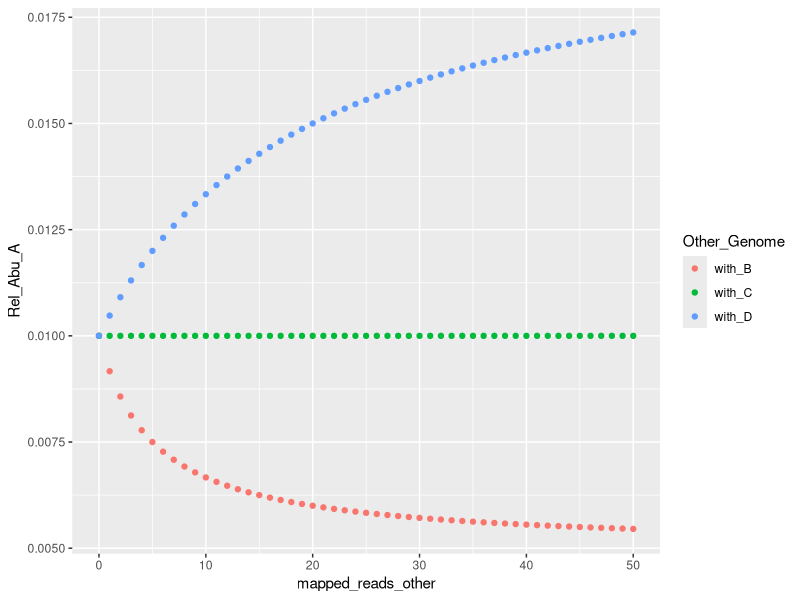
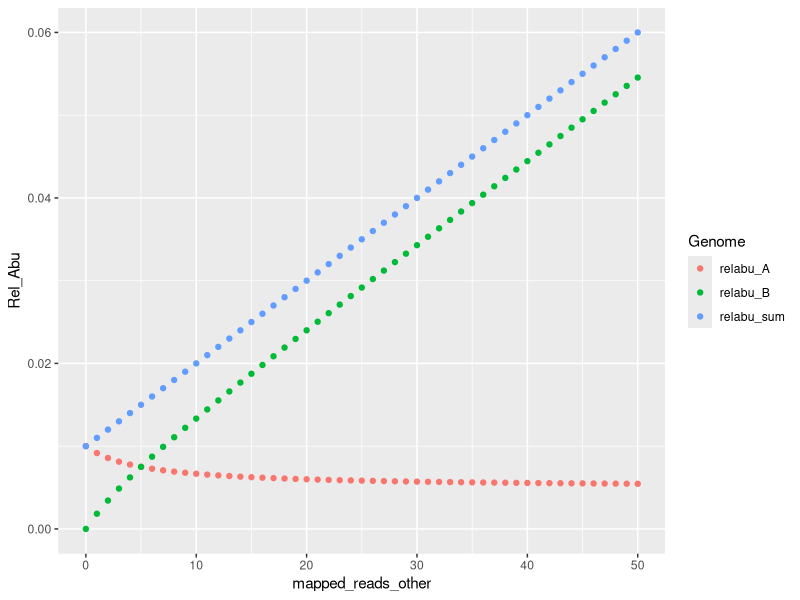
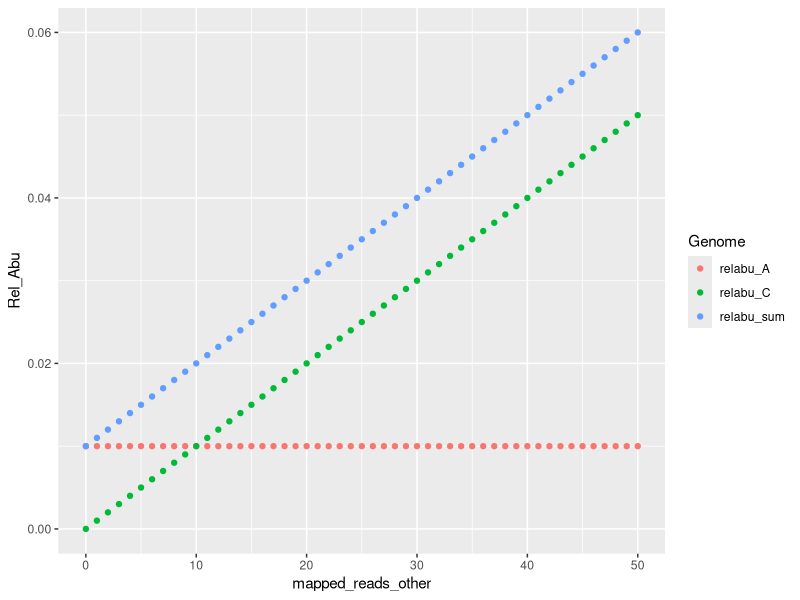
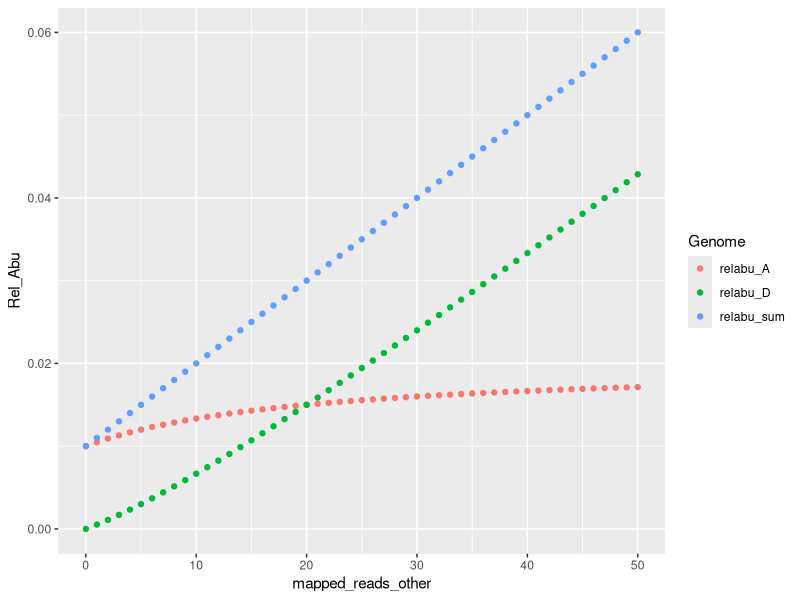
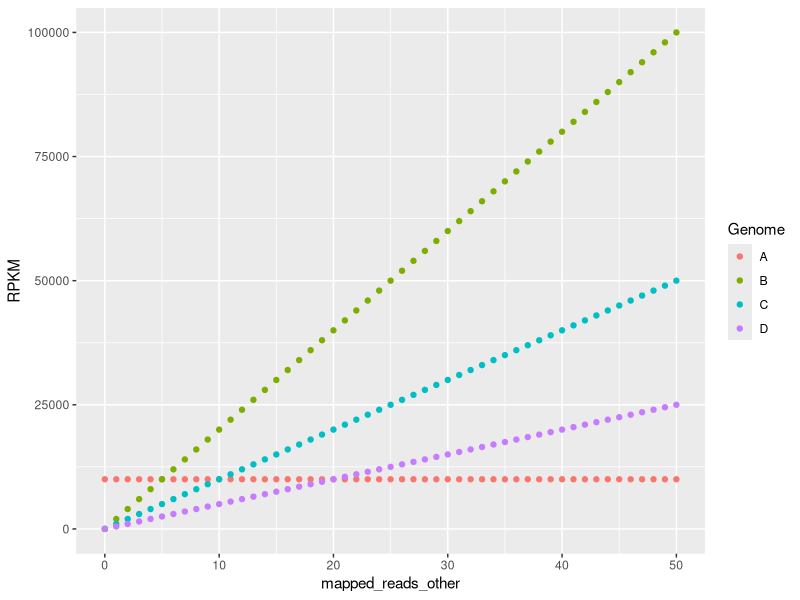

Generate these figures, in order, with R:
## ---- chunk 1
knitr::opts_chunk$set(echo = TRUE)
## ---- chunk 2
library(tidyverse)
## ---- chunk 3
tot_reads <- 1000 
read_len <- 100 
## ---- chunk 4
size_A <- 1000 
mapped_reads_A <- 10 
mapped_bases_A <- mapped_reads_A * read_len 
mean_A <- mapped_bases_A / size_A
## ---- chunk 5
size_B <- 500
size_C <- 1000
size_D <- 2000

mapped_reads_other <- 0:50
## ---- chunk 6
coverm <- data.frame(mapped_reads_other) %>%
  mutate(mapped_bases_other = mapped_reads_other * read_len,
         tot_mapped_reads = mapped_reads_A + mapped_reads_other,
         mean_B = mapped_bases_other / size_B,
         mean_C = mapped_bases_other / size_C,
         mean_D = mapped_bases_other / size_D,
         relcov_A_with_B = mean_A / (mean_A + mean_B),
         relcov_B_with_A = mean_B / (mean_A + mean_B),
         relcov_A_with_C = mean_A / (mean_A + mean_C),
         relcov_C_with_A = mean_C / (mean_A + mean_C),
         relcov_A_with_D = mean_A / (mean_A + mean_D),
         relcov_D_with_A = mean_D / (mean_A + mean_D),
         relabu_A_with_B = relcov_A_with_B * tot_mapped_reads / tot_reads,
         relabu_B_with_A = relcov_B_with_A * tot_mapped_reads / tot_reads,
         relabu_A_with_C = relcov_A_with_C * tot_mapped_reads / tot_reads,
         relabu_C_with_A = relcov_C_with_A * tot_mapped_reads / tot_reads,
         relabu_A_with_D = relcov_A_with_D * tot_mapped_reads / tot_reads,
         relabu_D_with_A = relcov_D_with_A * tot_mapped_reads / tot_reads)
## ---- chunk 7
coverm_A <- coverm %>%
  select(mapped_reads_other, starts_with("relabu_A")) %>% 
  rename_with(str_replace, 
              pattern = "relabu_A_", replacement = "") %>% 
  pivot_longer(-mapped_reads_other, names_to = "Other_Genome", values_to = "Rel_Abu_A")
## ---- chunk 8
ggplot(coverm_A, aes(x = mapped_reads_other, y = Rel_Abu_A)) +
  geom_point(aes(color = Other_Genome))
## ---- chunk 9
coverm_AB <- coverm %>%
  select(mapped_reads_other, relabu_A_with_B, relabu_B_with_A) %>% 
  rename_with(str_replace, pattern = "_with.*", replacement = "") %>% 
  mutate(relabu_sum = relabu_A + relabu_B) %>% 
  pivot_longer(-mapped_reads_other, names_to = "Genome", values_to = "Rel_Abu")

coverm_AC <- coverm %>%
  select(mapped_reads_other, relabu_A_with_C, relabu_C_with_A) %>% 
  rename_with(str_replace, pattern = "_with.*", replacement = "") %>% 
  mutate(relabu_sum = relabu_A + relabu_C) %>%
  pivot_longer(-mapped_reads_other, names_to = "Genome", values_to = "Rel_Abu")

coverm_AD <- coverm %>%
  select(mapped_reads_other, relabu_A_with_D, relabu_D_with_A) %>% 
  rename_with(str_replace, pattern = "_with.*", replacement = "") %>% 
  mutate(relabu_sum = relabu_A + relabu_D) %>%
  pivot_longer(-mapped_reads_other, names_to = "Genome", values_to = "Rel_Abu")
## ---- chunk 10
ggplot(coverm_AB, aes(x = mapped_reads_other, y = Rel_Abu)) +
  geom_point(aes(color = Genome))

ggplot(coverm_AC, aes(x = mapped_reads_other, y = Rel_Abu)) +
  geom_point(aes(color = Genome))

ggplot(coverm_AD, aes(x = mapped_reads_other, y = Rel_Abu)) +
  geom_point(aes(color = Genome))
## ---- chunk 11
rpkm <- data.frame(mapped_reads_other) %>%
  mutate(rpkm_A = mapped_reads_A / (size_A / 1000) / (tot_reads / 1000000),
         rpkm_B = mapped_reads_other / (size_B / 1000) / (tot_reads / 1000000),
         rpkm_C = mapped_reads_other / (size_C / 1000) / (tot_reads / 1000000),
         rpkm_D = mapped_reads_other / (size_D / 1000) / (tot_reads / 1000000))

rpkm_plot <- rpkm %>%
  rename_with(str_replace, pattern = "rpkm_", replacement = "") %>%
  pivot_longer(-mapped_reads_other, names_to = "Genome", values_to = "RPKM")
## ---- chunk 12
ggplot(rpkm_plot, aes(x = mapped_reads_other, y = RPKM)) +
  geom_point(aes(color = Genome))  
